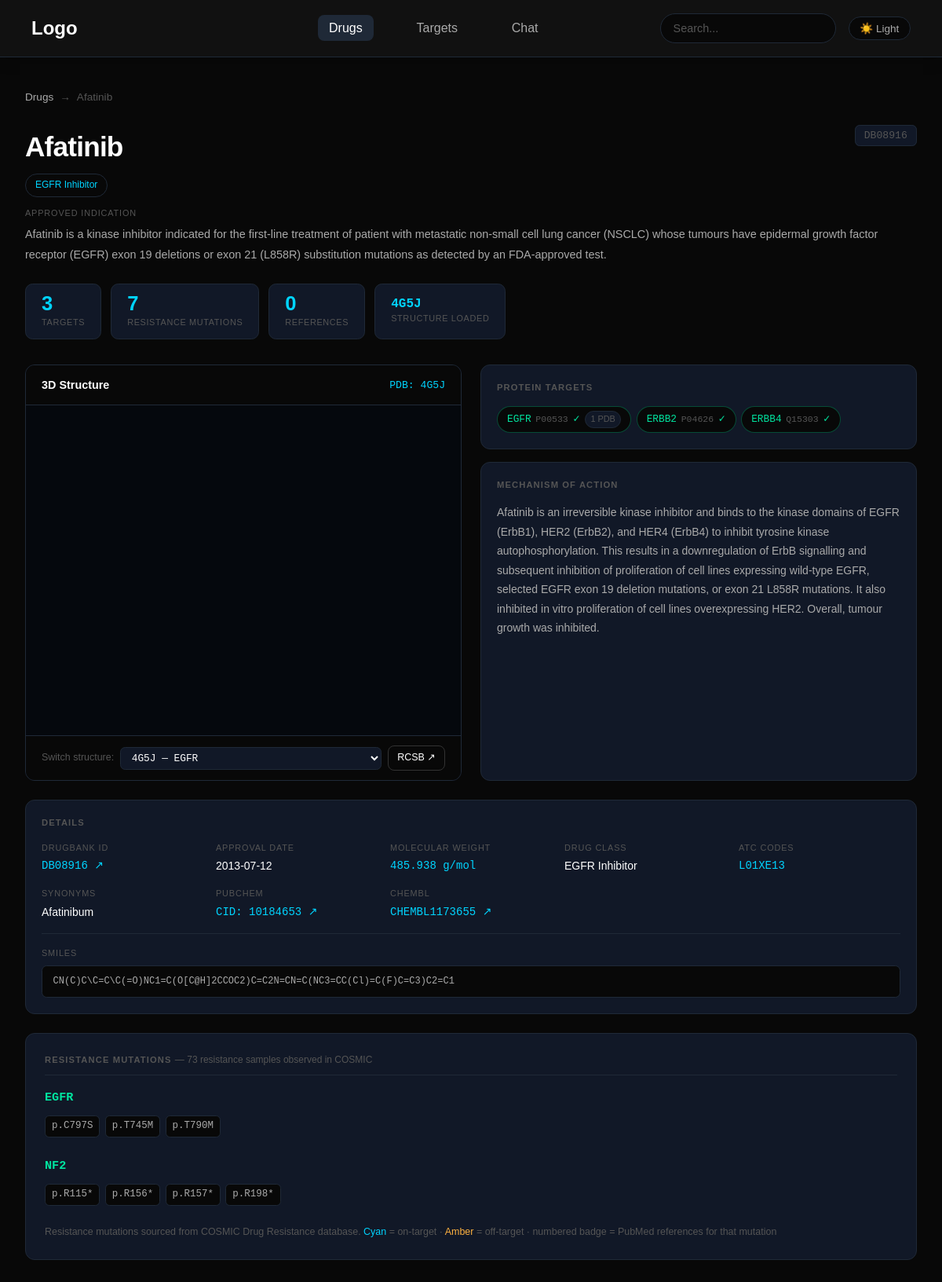
/drugs/DB08916, run on an earlier commit of the app's database.
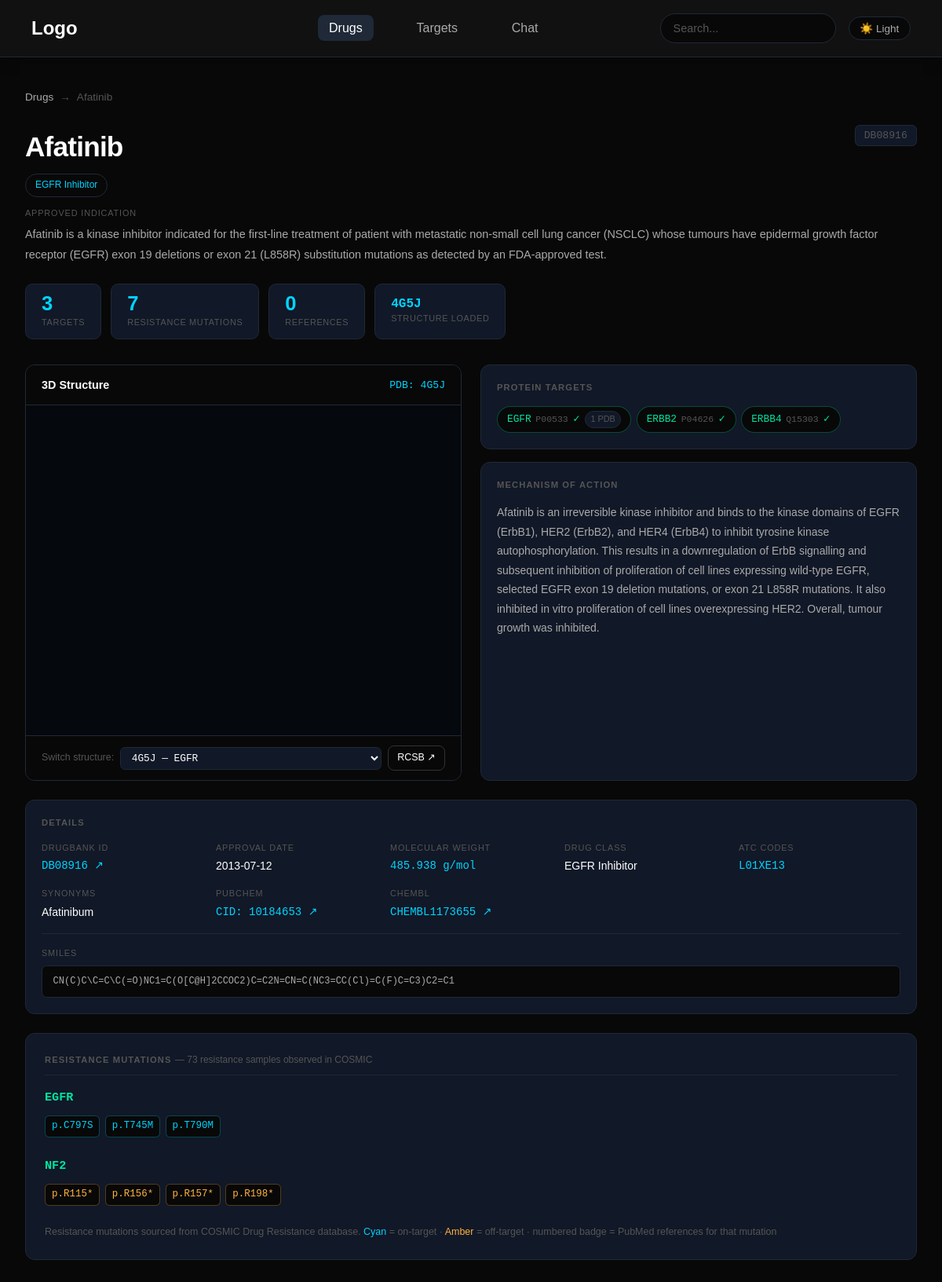
And on a later commit of the database.
### tables this page shows
CREATE TABLE drugs (
    drugbank_id          TEXT PRIMARY KEY,
    name                 TEXT NOT NULL,
    indication           TEXT,
    mechanism_of_action  TEXT,
    pharmacodynamics     TEXT,
    drug_class           TEXT,
    atc_codes            TEXT,
    synonyms             TEXT,
    unmatched_pdb_ids    TEXT,

    -- ── New columns ──────────────────────────────────
    smiles               TEXT,
    molecular_weight     TEXT,
    inchikey             TEXT,
    pubchem_cid          TEXT,
    chembl_id            TEXT,
    approval_date        TEXT,

    created_at           TEXT DEFAULT (datetime('now'))
);

CREATE TABLE drug_target_links (
    id                   INTEGER PRIMARY KEY AUTOINCREMENT,
    drugbank_id          TEXT NOT NULL REFERENCES drugs(drugbank_id) ON DELETE CASCADE,
    uniprot_accession    TEXT NOT NULL REFERENCES targets(uniprot_accession) ON DELETE CASCADE,
    actions              TEXT,
    known_action         TEXT,
    pdb_ids              TEXT,
    UNIQUE (drugbank_id, uniprot_accession)
);

CREATE TABLE targets (
    uniprot_accession    TEXT PRIMARY KEY,
    gene_name            TEXT NOT NULL,
    protein_name         TEXT,
    general_function     TEXT,
    cellular_location    TEXT,
    created_at           TEXT DEFAULT (datetime('now'))
);

CREATE TABLE resistance_mutations (
    id                   INTEGER PRIMARY KEY AUTOINCREMENT,
    drugbank_id          TEXT NOT NULL REFERENCES drugs(drugbank_id) ON DELETE CASCADE,
    uniprot_accession    TEXT REFERENCES targets(uniprot_accession) ON DELETE SET NULL,
    gene_symbol          TEXT NOT NULL,
    mutation_aa          TEXT NOT NULL,
    mutation_type        TEXT,
    resistance_type      TEXT,
    source               TEXT,
    total_samples        INTEGER,
    created_at           TEXT DEFAULT (datetime('now')),
    UNIQUE (drugbank_id, gene_symbol, mutation_aa)
);

### app/routers/drugs.py (the view)
@router.get("/drugs/{drugbank_id}", response_class=HTMLResponse)
def drug_detail(request: Request, drugbank_id: str):
    drug = get_drug_by_id(drugbank_id)
    if not drug:
        raise HTTPException(status_code=404, detail="Drug not found")
    viewer_pdb_id = None
    viewer_target = None
    for target in drug.get("targets", []):
        if target.get("pdb_ids"):
            viewer_pdb_id = target["pdb_ids"][0]
            viewer_target = target
            if target.get("known_action") == "yes":
                break
    return templates.TemplateResponse(
        request=request,
        name="drugs/detail.html",
        context={
            "drug": drug,
            "viewer_pdb_id": viewer_pdb_id,
            "viewer_target": viewer_target,
        },
    )

### app/templates/drugs/detail.html (shortened to what this page needs)
{% extends "base.html" %}
{% block extra_styles %}
<link rel="stylesheet" href="/static/css/pages/detail.css">
{% endblock %}
{% block content %}
<div class="detail-page">
    <div class="breadcrumb">
        <a href="/drugs">Drugs</a>
        <span class="breadcrumb-sep">→</span>
        <span>{{ drug.name }}</span>
    </div>
    <div class="drug-header">
        <div class="drug-header-left">
            <h1>{{ drug.name }}</h1>
            {% if drug.drug_class and drug.drug_class != 'Other' %}
            <span class="class-badge">{{ drug.drug_class }}</span>
            {% endif %}
        </div>
        <div class="drug-header-right">
            <span class="drugbank-id">{{ drug.drugbank_id }}</span>
        </div>
    </div>
    {% if drug.indication %}
    <div class="indication-section">
        <span class="indication-label">Approved Indication</span>
        <p class="indication-text" id="indicationText">
            {{ drug.indication[:300] }}
        </p>
    </div>
    {% endif %}
    <div class="stat-chips">
        <div class="stat-chip">
            <span class="chip-value">{{ drug.targets|length }}</span>
            <span class="chip-label">Targets</span>
        </div>
        <div class="stat-chip">
            <span class="chip-value">{{ drug.resistance_mutations|length }}</span>
            <span class="chip-label">Resistance Mutations</span>
        </div>
        <div class="stat-chip">
            {% set ref_ns = namespace(total=drug.pubmed_ids|length) %}
            {% for mut in drug.resistance_mutations %}
            {% if mut.pubmed_refs %}
            {% set ref_ns.total = ref_ns.total + mut.pubmed_refs|length %}
            {% endif %}
            {% endfor %}
            <span class="chip-value">{{ ref_ns.total }}</span>
            <span class="chip-label">References</span>
        </div>
        {% if viewer_pdb_id %}
        <div class="stat-chip">
            <span class="chip-value mono">{{ viewer_pdb_id|upper }}</span>
            <span class="chip-label">Structure Loaded</span>
        </div>
        {% endif %}
    </div>
    <div class="detail-grid">
        <div class="viewer-card">
            <div class="viewer-header">
                <span class="viewer-title">3D Structure</span>
                {% if viewer_pdb_id %}
                <span class="viewer-pdb">PDB: {{ viewer_pdb_id|upper }}</span>
                {% else %}
                <span class="dim">No structure available</span>
                {% endif %}
            </div>
            <div id="molstar-viewer">
            </div>
            {% if viewer_pdb_id %}
            <div class="viewer-controls">
                <span class="dim" style="font-size:0.78rem;">
                    Switch structure:
                </span>
                <select class="pdb-select" onchange="loadStructure(this.value)">
                    {% for target in drug.targets %}
                    {% for pdb in target.pdb_ids %}
                    <option value="{{ pdb }}" {% if pdb==viewer_pdb_id %}selected{% endif %}>
                        {{ pdb|upper }} — {{ target.gene_name }}
                    </option>
                    {% endfor %}
                    {% endfor %}
                </select>
                <a id="rcsbLink" href="https://www.rcsb.org/structure/{{ viewer_pdb_id|upper }}" target="_blank"
                    class="btn secondary" style="padding:0.3rem 0.7rem; font-size:0.78rem;">
                    RCSB ↗
                </a>
            </div>
            {% endif %}
        </div>
        <div class="info-column">
            <div class="info-card">
                <div class="info-card-title">Protein Targets</div>
                <div class="target-pills">
                    {% for target in drug.targets %}
                    <a href="/targets/{{ target.uniprot_accession }}"
                        class="target-pill {% if target.known_action == 'yes' %}confirmed{% endif %}">
                        <span class="target-gene">{{ target.gene_name }}</span>
                        <span class="target-uniprot">{{ target.uniprot_accession }}</span>
                        {% if target.known_action == 'yes' %}
                        <span class="confirmed-tick">✓</span>
                        {% endif %}
                        {% if target.pdb_ids %}
                        <span class="pdb-count">{{ target.pdb_ids|length }} PDB</span>
                        {% endif %}
                    </a>
                    {% endfor %}
                </div>
            </div>
            <div class="info-card mechanism-card">
                <div class="info-card-title">Mechanism of Action</div>
                <p class="mechanism-text">
                    {{ drug.mechanism_of_action or 'Not available.' }}
                </p>
            </div>
        </div>
    </div>
    <div class="details-full">
        <div class="info-card">
            <div class="info-card-title">Details</div>
            <div class="details-grid">
                <div class="detail-item">
                    <span class="detail-label">DrugBank ID</span>
                    <a href="https://go.drugbank.com/drugs/{{ drug.drugbank_id }}" target="_blank"
                        class="detail-value mono accent">
                        {{ drug.drugbank_id }} ↗
                    </a>
                </div>
                <div class="detail-item">
                    <span class="detail-label">Approval Date</span>
                    <span class="detail-value">
                        {{ drug.approval_date or '—' }}
                    </span>
                </div>
                <div class="detail-item">
                    <span class="detail-label">Molecular Weight</span>
                    <span class="detail-value mono">
                        {{ drug.molecular_weight or '—' }} g/mol
                    </span>
                </div>
                <div class="detail-item">
                    <span class="detail-label">Drug Class</span>
                    <span class="detail-value">{{ drug.drug_class or '—' }}</span>
                </div>
                <div class="detail-item">
                    <span class="detail-label">ATC Codes</span>
                    <span class="detail-value mono">
                        {{ drug.atc_codes|join(', ') or '—' }}
                    </span>
                </div>
                <div class="detail-item">
                    <span class="detail-label">Synonyms</span>
                    <span class="detail-value">
                        {% set short_syns = [] %}
                        {% for syn in drug.synonyms %}
                        {% if syn|length < 30 %} {% set _=short_syns.append(syn) %} {% endif %} {% endfor %} {{
                            short_syns[:3]|join(', ') or ' —' }} </span>
                </div>
                {% if drug.pubchem_cid %}
                <div class="detail-item">
                    <span class="detail-label">PubChem</span>
                    <a href="https://pubchem.ncbi.nlm.nih.gov/compound/{{ drug.pubchem_cid }}" target="_blank"
                        class="detail-value mono accent">
                        CID: {{ drug.pubchem_cid }} ↗
                    </a>
                </div>
                {% endif %}
                {% if drug.chembl_id %}
                <div class="detail-item">
                    <span class="detail-label">ChEMBL</span>
                    <a href="https://www.ebi.ac.uk/chembl/compound_report_card/{{ drug.chembl_id }}" target="_blank"
                        class="detail-value mono accent">
                        {{ drug.chembl_id }} ↗
                    </a>
                </div>
                {% endif %}
            </div>
            {% if drug.smiles %}
            <div class="smiles-section">
                <div class="detail-label" style="margin-bottom:0.4rem;">
                    SMILES
                </div>
                <div class="smiles-string">{{ drug.smiles }}</div>
            </div>
            {% endif %}
        </div>
    </div>
    {% if drug.resistance_mutations %}
    <div class="mutations-section">
        <div class="section-title">
            Resistance Mutations
            {% set first_mut = drug.resistance_mutations[0] %}
            {% if first_mut.total_samples %}
            <span class="dim" style="font-weight:400; font-size:0.75rem; text-transform:none; letter-spacing:0;">
                — {{ first_mut.total_samples }} resistance samples observed in COSMIC
            </span>
            {% endif %}
        </div>
        {% set ns = namespace(current_gene=None) %}
        {% for mut in drug.resistance_mutations %}
        {% if mut.gene_symbol != ns.current_gene %}
        {% if ns.current_gene != None %}
    </div>
</div>
{% endif %}
{% set ns.current_gene = mut.gene_symbol %}
<div class="mutation-group">
    <div class="mutation-group-header">
        <span class="mutation-gene">{{ mut.gene_symbol }}</span>
    </div>
    <div class="mutation-chips">
        {% endif %}
        {% if mut.mutation_aa and mut.mutation_aa != 'p.?' %}
        <span class="mut-chip {{ mut.resistance_type }}" title="{{ mut.resistance_type }} resistance">
            {{ mut.mutation_aa }}
        </span>
        {% endif %}
        {% endfor %}
    </div>
</div>
<p class="mutations-note">
    Resistance mutations sourced from COSMIC Drug Resistance database.
    <span style="color:var(--accent);">Cyan</span> = on-target ·
    <span style="color:#ffb340;">Amber</span> = off-target ·
    numbered badge = PubMed references for that mutation
</p>
</div>
{% endif %}
</div>
{% endblock %}
{% block extra_scripts %}
{% if viewer_pdb_id %}
<link rel="stylesheet" href="https://cdn.jsdelivr.net/npm/molstar@latest/build/viewer/molstar.css">
{% endif %}
{% endblock %}

### app/templates/base.html (shortened to what this page needs)
<!DOCTYPE html>
<html lang="en">
<head>
    <link rel="stylesheet" href="/static/css/base.css">
    {% block extra_styles %}{% endblock %}
</head>
<body>
    <nav class="navbar">
        <div class="navbar-content">
            <h3><a href="/" style="text-decoration:none; color:inherit;">Logo</a></h3>
            <ul class="nav-list">
                <li class="nav-pages">
                    <a href="/drugs" class="{% if request.url.path.startswith('/drugs') %}active{% endif %}">
                        Drugs
                    </a>
                </li>
                <li class="nav-pages">
                    <a href="/targets" class="{% if request.url.path.startswith('/targets') %}active{% endif %}">
                        Targets
                    </a>
                </li>
                <li class="nav-pages">
                    <a href="/chat" class="{% if request.url.path == '/chat' %}active{% endif %}">
                        Chat
                    </a>
                </li>
            </ul>
            <div class="search-container">
                <form action="/search" method="get">
                    <input type="text" name="q" placeholder="Search..." value="{{ request.query_params.get('q', '') }}"
                        autocomplete="off">
                </form>
            </div>
            <button class="theme-toggle" onclick="toggleTheme()" id="themeBtn">
            </button>
        </div>
    </nav>
    <main>
        {% block content %}{% endblock %}
    </main>
    {% block extra_scripts %}{% endblock %}
</body>
</html>

### app/static/css/base.css (style rules this page uses)
:root { --bg: #080808; --bg-surface: #111827; --bg-card: #111827; --border: #1f2937; --border-hover: #374151; --text: #ffffff; --text-muted: #aaaaaa; --text-dim: #555555; --accent: #00d4ff; --nav-bg: #111111; --btn-primary-bg: #ffffff; --btn-primary-text: #000000; --btn-secondary-bg: transparent; --btn-secondary-text: #ffffff; --btn-secondary-border: #333333; --btn-secondary-hover: #151515; --stat-num: #00d4ff; }
*, *::before, *::after { box-sizing: border-box; margin: 0; padding: 0; }
html { scroll-behavior: smooth; }
body { background: var(--bg); color: var(--text); font-family: sans-serif; font-size: 15px; line-height: 1.6; min-height: 100vh; transition: background 0.3s ease, color 0.3s ease; }
a { color: var(--accent); text-decoration: none; }
.navbar { width: 100%; min-height: 4.5rem; background: var(--nav-bg); color: var(--text); box-shadow: 0 0.25rem 1rem rgba(0, 0, 0, 0.25); border-bottom: 1px solid var(--border); }
.navbar-content { min-height: 4.5rem; display: flex; align-items: center; padding: 0 2.5rem; gap: 1rem; }
.navbar-content h3 { flex: 1; font-size: 1.5rem; font-weight: 600; color: var(--text); }
.nav-list { flex: 1; display: flex; justify-content: center; align-items: center; gap: 2.5rem; list-style: none; }
.nav-pages a { color: var(--text-muted); text-decoration: none; font-size: 1rem; padding: 0.5rem 0.9rem; border-radius: 0.5rem; transition: background 0.2s ease, color 0.2s ease; }
.nav-pages a:hover, .nav-pages a.active { background: var(--border); color: var(--text); }
.search-container { flex: 1; display: flex; justify-content: flex-end; align-items: center; gap: 0.75rem; }
.search-container input { width: 14rem; padding: 0.6rem 1rem; background: var(--bg); color: var(--text); border: 1px solid var(--border); border-radius: 2rem; outline: none; font-size: 0.9rem; transition: border-color 0.2s ease, width 0.2s ease; }
.search-container input::placeholder { color: var(--text-dim); }
.theme-toggle { background: var(--bg); border: 1px solid var(--border); border-radius: 2rem; padding: 0.4rem 0.85rem; cursor: pointer; font-size: 0.85rem; color: var(--text-muted); transition: all 0.2s ease; white-space: nowrap; }
.btn { padding: 0.9rem 1.4rem; border-radius: 0.5rem; text-decoration: none; font-size: 0.95rem; transition: 0.2s ease; display: inline-block; }
.secondary { border: 1px solid var(--btn-secondary-border); color: var(--btn-secondary-text); background: var(--btn-secondary-bg); }

What changed in the data, as far as the page shows it:
changed resistance_mutations "EGFR": resistance_type "acquired" → "on-target" (drawn)
changed resistance_mutations (number 2 of 7 on the later page): resistance_type "acquired" → "on-target" (drawn)
changed resistance_mutations (number 3 of 7 on the later page): resistance_type "acquired" → "on-target" (drawn)
changed resistance_mutations "NF2": resistance_type "acquired" → "off-target" (drawn)
changed resistance_mutations (number 5 of 7 on the later page): resistance_type "acquired" → "off-target" (drawn)
changed resistance_mutations (number 6 of 7 on the later page): resistance_type "acquired" → "off-target" (drawn)
changed resistance_mutations (number 7 of 7 on the later page): resistance_type "acquired" → "off-target" (drawn)
